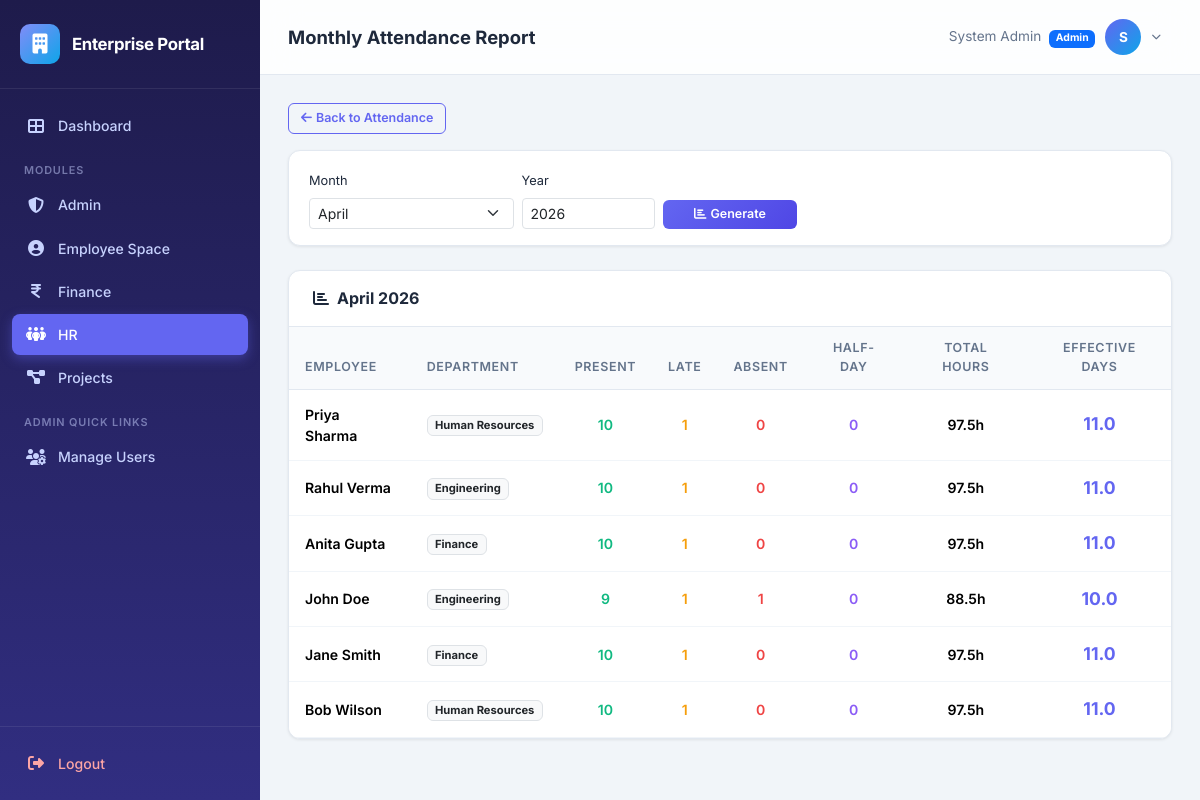
Page /hr/attendance/report (signed in) on the committed database.
### app/models.py (models this page shows, shortened)
class Module(db.Model):
    __tablename__ = 'modules'
    id = db.Column(db.Integer, primary_key=True)
    name = db.Column(db.String(50), unique=True, nullable=False)
    slug = db.Column(db.String(50), unique=True, nullable=False)
    description = db.Column(db.String(200), default='')
    icon = db.Column(db.String(50), default='fas fa-cube')

class User(UserMixin, db.Model):
    __tablename__ = 'users'
    id = db.Column(db.Integer, primary_key=True)
    username = db.Column(db.String(80), unique=True, nullable=False, index=True)
    email = db.Column(db.String(120), unique=True, nullable=False)
    password_hash = db.Column(db.String(256), nullable=False)
    full_name = db.Column(db.String(150), nullable=False)
    phone = db.Column(db.String(20), default='')
    is_admin = db.Column(db.Boolean, default=False)
    is_active_user = db.Column(db.Boolean, default=True)
    must_change_password = db.Column(db.Boolean, default=False)
    created_at = db.Column(db.DateTime, default=datetime.utcnow)
    modules = db.relationship('Module', secondary='user_modules', backref=db.backref('users', lazy='dynamic'))
    employee = db.relationship('Employee', backref='user', uselist=False, lazy='joined')
    tasks_assigned = db.relationship('Task', backref='assignee', foreign_keys='Task.assigned_to')
    expenses = db.relationship('Expense', backref='submitter', foreign_keys='Expense.submitted_by')
    projects_created = db.relationship('Project', backref='creator', foreign_keys='Project.created_by')
    @property
    def is_active(self):
        return self.is_active_user

class Department(db.Model):
    __tablename__ = 'departments'
    id = db.Column(db.Integer, primary_key=True)
    name = db.Column(db.String(100), unique=True, nullable=False)
    code = db.Column(db.String(20), unique=True, nullable=False)
    description = db.Column(db.String(250), default='')
    is_active = db.Column(db.Boolean, default=True)
    created_at = db.Column(db.DateTime, default=datetime.utcnow)
    designations = db.relationship('Designation', backref='department', lazy='dynamic')
    employees = db.relationship('Employee', backref='department', lazy='dynamic')

### app/hr/routes.py (the view)
@bp.route('/attendance/report')
@module_required('hr')
def attendance_report():
    year = request.args.get('year', date.today().year, type=int)
    month = request.args.get('month', date.today().month, type=int)
    employees = Employee.query.order_by(Employee.emp_code).all()
    report = []
    for emp in employees:
        summary = services.get_attendance_summary(emp.id, year, month)
        summary['employee'] = emp
        report.append(summary)
    return render_template('hr/attendance_report.html', report=report,
                           year=year, month=month)

### app/hr/services.py (called while the page is built)
def get_monthly_attendance(employee_id, year, month):
    from calendar import monthrange
    start = date(year, month, 1)
    end = date(year, month, monthrange(year, month)[1])
    return Attendance.query.filter(
        Attendance.employee_id == employee_id,
        Attendance.date >= start,
        Attendance.date <= end
    ).order_by(Attendance.date).all()

def get_attendance_summary(employee_id, year, month):
    records = get_monthly_attendance(employee_id, year, month)
    summary = {
        'total_records': len(records),
        'present': sum(1 for r in records if r.status == 'Present'),
        'late': sum(1 for r in records if r.status == 'Late'),
        'absent': sum(1 for r in records if r.status == 'Absent'),
        'half_day': sum(1 for r in records if r.status == 'Half-Day'),
        'total_hours': round(sum(r.working_hours or 0 for r in records), 1)
    }
    summary['effective_days'] = summary['present'] + summary['late'] + (summary['half_day'] * 0.5)
    return summary

### app/models.py (called while the page is built)
    @property
    def department_name(self):
        return self.department.name if self.department else 'Unassigned'

### app/templates/hr/attendance_report.html (shortened to what this page needs)
{% extends "base.html" %}
{% block page_title %}Monthly Attendance Report{% endblock %}
{% block content %}
<div class="mb-3">
    <a href="{{ url_for('hr.attendance') }}" class="btn btn-outline-primary btn-sm">
        <i class="fas fa-arrow-left me-1"></i>Back to Attendance
    </a>
</div>
<div class="data-card mb-4" style="padding:16px 20px;">
    <form method="GET" class="row g-2 align-items-end">
        <div class="col-md-3">
            <label class="form-label" style="font-size:0.8rem;">Month</label>
            <select name="month" class="form-select form-select-sm">
                {% for m in range(1, 13) %}
                {% set month_names = ['','January','February','March','April','May','June','July','August','September','October','November','December'] %}
                <option value="{{ m }}" {% if month == m %}selected{% endif %}>{{ month_names[m] }}</option>
                {% endfor %}
            </select>
        </div>
        <div class="col-md-2">
            <label class="form-label" style="font-size:0.8rem;">Year</label>
            <input type="number" name="year" class="form-control form-control-sm" value="{{ year }}" min="2020" max="2030">
        </div>
        <div class="col-md-2">
            <button type="submit" class="btn btn-primary btn-sm w-100"><i class="fas fa-chart-bar me-1"></i>Generate</button>
        </div>
    </form>
</div>
{% set month_names = ['','January','February','March','April','May','June','July','August','September','October','November','December'] %}
<div class="data-card">
    <div class="card-header">
        <h5><i class="fas fa-chart-bar me-2"></i>{{ month_names[month] }} {{ year }}</h5>
    </div>
    <div class="table-responsive">
        <table class="table">
            <thead>
                <tr>
                    <th>Employee</th>
                    <th>Department</th>
                    <th style="text-align:center;">Present</th>
                    <th style="text-align:center;">Late</th>
                    <th style="text-align:center;">Absent</th>
                    <th style="text-align:center;">Half-Day</th>
                    <th style="text-align:center;">Total Hours</th>
                    <th style="text-align:center;">Effective Days</th>
                </tr>
            </thead>
            <tbody>
                {% for row in report %}
                <tr>
                    <td class="fw-semibold">{{ row.employee.user.full_name }}</td>
                    <td><span class="badge bg-light text-dark border" style="font-size:0.7rem;">{{ row.employee.department_name }}</span></td>
                    <td style="text-align:center;"><span style="color:var(--success); font-weight:600;">{{ row.present }}</span></td>
                    <td style="text-align:center;"><span style="color:#f59e0b; font-weight:600;">{{ row.late }}</span></td>
                    <td style="text-align:center;"><span style="color:var(--danger); font-weight:600;">{{ row.absent }}</span></td>
                    <td style="text-align:center;"><span style="color:#8b5cf6; font-weight:600;">{{ row.half_day }}</span></td>
                    <td style="text-align:center; font-weight:600;">{{ row.total_hours }}h</td>
                    <td style="text-align:center;">
                        <span style="font-size:1.1rem; font-weight:700; color:var(--primary);">{{ row.effective_days }}</span>
                    </td>
                </tr>
                {% else %}
                <tr><td colspan="8" class="text-center py-4" style="color:var(--text-secondary);">No data for this month</td></tr>
                {% endfor %}
            </tbody>
        </table>
    </div>
</div>
{% endblock %}

### app/templates/base.html (shortened to what this page needs)
<!DOCTYPE html>
<html lang="en">
<head>
    <link href="https://cdn.jsdelivr.net/npm/bootstrap@5.3.3/dist/css/bootstrap.min.css" rel="stylesheet">
    <link href="https://cdnjs.cloudflare.com/ajax/libs/font-awesome/6.5.1/css/all.min.css" rel="stylesheet">
    <link rel="stylesheet" href="{{ url_for('static', filename='css/style.css') }}">
</head>
<body>
    <aside id="sidebar" class="sidebar">
        <div class="sidebar-brand">
            <div class="brand-icon">
                <i class="fas fa-building"></i>
            </div>
            <h5>Enterprise Portal</h5>
        </div>
        <nav class="sidebar-nav">
            <a href="{{ url_for('main_dashboard') }}" class="nav-link">
                <i class="fas fa-th-large"></i>
                <span>Dashboard</span>
            </a>
            <div class="nav-label">Modules</div>
            {% for mod in user_modules %}
                {% if mod.slug == 'admin' %}
                <a href="{{ url_for('admin.dashboard') }}" class="nav-link" id="nav-admin">
                    <i class="fas fa-shield-halved"></i>
                    <span>Admin</span>
                </a>
                {% elif mod.slug == 'hr' %}
                <a href="{{ url_for('hr.dashboard') }}" class="nav-link" id="nav-hr">
                    <i class="fas fa-people-group"></i>
                    <span>HR</span>
                </a>
                {% elif mod.slug == 'pm' %}
                <a href="{{ url_for('pm.dashboard') }}" class="nav-link" id="nav-pm">
                    <i class="fas fa-diagram-project"></i>
                    <span>Projects</span>
                </a>
                {% elif mod.slug == 'finance' %}
                <a href="{{ url_for('finance.dashboard') }}" class="nav-link" id="nav-finance">
                    <i class="fas fa-indian-rupee-sign"></i>
                    <span>Finance</span>
                </a>
                {% elif mod.slug == 'employee' %}
                <a href="{{ url_for('employee.dashboard') }}" class="nav-link" id="nav-employee">
                    <i class="fas fa-user-circle"></i>
                    <span>Employee Space</span>
                </a>
                {% endif %}
            {% endfor %}
            {% if current_user.is_admin %}
            <div class="nav-label">Admin Quick Links</div>
            <a href="{{ url_for('admin.users') }}" class="nav-link">
                <i class="fas fa-users-cog"></i>
                <span>Manage Users</span>
            </a>
            {% endif %}
        </nav>
        <div class="sidebar-footer">
            <a href="{{ url_for('auth.logout') }}" class="nav-link">
                <i class="fas fa-right-from-bracket"></i>
                <span>Logout</span>
            </a>
        </div>
    </aside>
    <div class="main-content">
        <header class="top-navbar">
            <div class="d-flex align-items-center gap-3">
                <h1 class="page-title">{% block page_title %}Dashboard{% endblock %}</h1>
            </div>
            <div class="user-dropdown">
                <button class="user-dropdown-toggle" id="userDropdownBtn" type="button">
                    <span class="d-none d-md-inline" style="font-size:0.85rem; color: var(--text-secondary);">
                        {{ current_user.full_name }}
                        {% if current_user.is_admin %}
                            <span class="badge bg-primary ms-1" style="font-size:0.65rem;">Admin</span>
                        {% endif %}
                    </span>
                    <div class="user-avatar">
                        {{ current_user.full_name[0] | upper }}
                    </div>
                    <i class="fas fa-chevron-down" style="font-size:0.6rem; color:var(--text-secondary);"></i>
                </button>
            </div>
        </header>
        <div class="page-body">
            {% block content %}{% endblock %}
        </div>
    </div>
</body>
</html>

### rows in the picture
User: full_name "System Admin", full_name "S"
User: employee.user.full_name "Priya Sharma"
Department: employee.department_name "Human Resources" "Human Resources"
User: employee.user.full_name "Rahul Verma"
Department: employee.department_name "Engineering" "Engineering"
User: employee.user.full_name "Anita Gupta"
Department: employee.department_name "Finance" "Finance"
User: employee.user.full_name "John Doe"
User: employee.user.full_name "Jane Smith"
User: employee.user.full_name "Bob Wilson"

### other values in the picture
{{ month_names[month] }} "April"
{{ year }} "2026"
{{ row.present }} "10" "10" "10" "9" "10" "10"
{{ row.late }} "1" "1" "1" "1" "1" "1"
{{ row.absent }} "0" "0" "0" "1" "0" "0"
{{ row.half_day }} "0" "0" "0" "0" "0" "0"
{{ row.total_hours }} "97.5" "97.5" "97.5" "88.5" "97.5" "97.5"
{{ row.effective_days }} "11.0" "11.0" "11.0" "10.0" "11.0" "11.0"
form field month "April"
